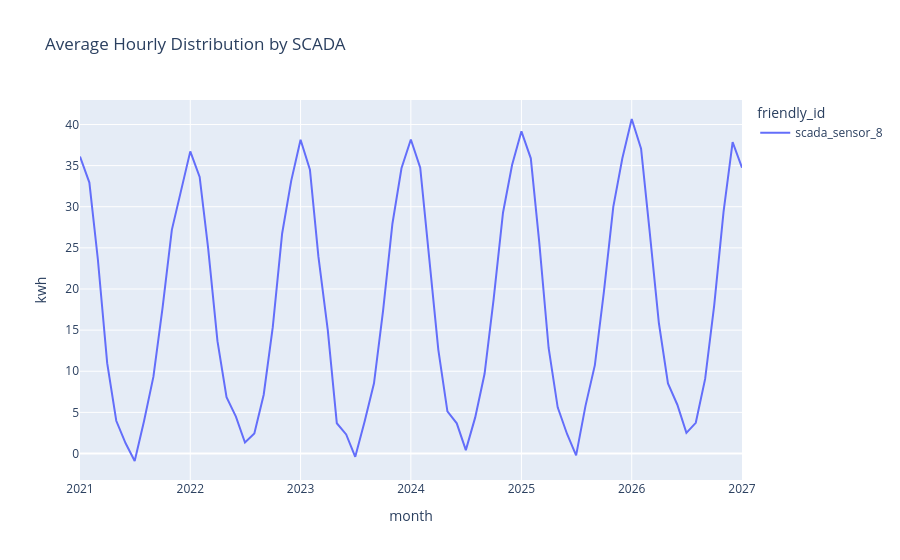

The notebook cell saved with this chart:
### Markdown cell above
**Visualization**
- Visualize monthly total distribution for each SCADA.

### Code cell
# Plot graph
px.line(
    df_scada,
    x="month",
    y="kwh",
    title="Average Hourly Distribution by SCADA",
    color="friendly_id",
)

### Figure 1 — Plotly figure (JSON) as saved in the notebook; plotly's stock layout.template omitted (floating-point values rounded to 4 significant figures)
{"data": [{"hovertemplate": "friendly_id=scada_sensor_8<br>month=%{x}<br>kwh=%{y}<extra></extra>", "legendgroup": "scada_sensor_8", "line": {"color": "#636efa", "dash": "solid"}, "marker": {"symbol": "circle"}, "mode": "lines", "name": "scada_sensor_8", "orientation": "v", "showlegend": true, "type": "scatter", "x": ["2021-01-01", "2021-02-01", "2021-03-01", "2021-04-01", "2021-05-01", "2021-06-01", "2021-07-01", "2021-08-01", "2021-09-01", "2021-10-01", "2021-11-01", "2021-12-01", "2022-01-01", "2022-02-01", "2022-03-01", "2022-04-01", "2022-05-01", "2022-06-01", "2022-07-01", "2022-08-01", "2022-09-01", "2022-10-01", "2022-11-01", "2022-12-01", "2023-01-01", "2023-02-01", "2023-03-01", "2023-04-01", "2023-05-01", "2023-06-01", "2023-07-01", "2023-08-01", "2023-09-01", "2023-10-01", "2023-11-01", "2023-12-01", "2024-01-01", "2024-02-01", "2024-03-01", "2024-04-01", "2024-05-01", "2024-06-01", "2024-07-01", "2024-08-01", "2024-09-01", "2024-10-01", "2024-11-01", "2024-12-01", "2025-01-01", "2025-02-01", "2025-03-01", "2025-04-01", "2025-05-01", "2025-06-01", "2025-07-01", "2025-08-01", "2025-09-01", "2025-10-01", "2025-11-01", "2025-12-01", "2026-01-01", "2026-02-01", "2026-03-01", "2026-04-01", "2026-05-01", "2026-06-01", "2026-07-01", "2026-08-01", "2026-09-01", "2026-10-01", "2026-11-01", "2026-12-01", "2027-01-01"], "xaxis": "x", "y": [36.1, 32.94, 23.65, 10.98, 3.981, 1.243, -0.9118, 3.95, 9.345, 17.65, 27.19, 31.95, 36.73, 33.63, 24.99, 13.66, 6.848, 4.483, 1.338, 2.44, 7.149, 15.36, 26.75, 33.15, 38.14, 34.51, 23.96, 15.02, 3.679, 2.322, -0.4033, 3.879, 8.527, 17.35, 27.93, 34.68, 38.17, 34.74, 24.47, 12.61, 5.118, 3.666, 0.4093, 4.39, 9.687, 18.77, 29.27, 35.07, 39.17, 35.88, 25.68, 12.83, 5.613, 2.373, -0.2274, 5.791, 10.74, 19.67, 29.99, 35.9, 40.67, 37.05, 27.12, 15.83, 8.526, 5.929, 2.513, 3.729, 9.071, 18.02, 29.41, 37.85, 34.75], "yaxis": "y"}], "layout": {"legend": {"title": {"text": "friendly_id"}, "tracegroupgap": 0}, "title": {"text": "Average Hourly Distribution by SCADA"}, "xaxis": {"anchor": "y", "domain": [0.0, 1.0], "title": {"text": "month"}}, "yaxis": {"anchor": "x", "domain": [0.0, 1.0], "title": {"text": "kwh"}}}}
